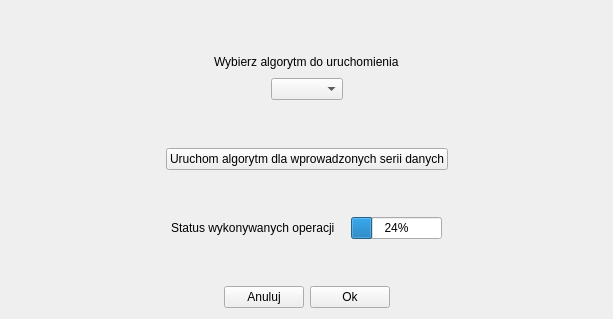
<?xml version="1.0" encoding="UTF-8"?>
<ui version="4.0">
 <class>AlgorithmForm</class>
 <widget class="QWidget" name="AlgorithmForm">
  <property name="geometry">
   <rect>
    <x>0</x>
    <y>0</y>
    <width>613</width>
    <height>319</height>
   </rect>
  </property>
  <property name="windowTitle">
   <string>Uruchamianie algorytmów dla wprowadzonych serii danych</string>
  </property>
  <layout class="QGridLayout" name="gridLayout">
   <item row="0" column="0">
    <layout class="QVBoxLayout" name="verticalLayout_2">
     <item>
      <spacer name="verticalSpacer_4">
       <property name="orientation">
        <enum>Qt::Vertical</enum>
       </property>
       <property name="sizeHint" stdset="0">
        <size>
         <width>20</width>
         <height>40</height>
        </size>
       </property>
      </spacer>
     </item>
     <item>
      <layout class="QVBoxLayout" name="verticalLayout">
       <item>
        <layout class="QHBoxLayout" name="horizontalLayout_2">
         <item>
          <spacer name="horizontalSpacer_7">
           <property name="orientation">
            <enum>Qt::Horizontal</enum>
           </property>
           <property name="sizeHint" stdset="0">
            <size>
             <width>40</width>
             <height>20</height>
            </size>
           </property>
          </spacer>
         </item>
         <item>
          <widget class="QLabel" name="label">
           <property name="text">
            <string>Wybierz algorytm do uruchomienia</string>
           </property>
          </widget>
         </item>
         <item>
          <spacer name="horizontalSpacer_8">
           <property name="orientation">
            <enum>Qt::Horizontal</enum>
           </property>
           <property name="sizeHint" stdset="0">
            <size>
             <width>40</width>
             <height>20</height>
            </size>
           </property>
          </spacer>
         </item>
        </layout>
       </item>
       <item>
        <layout class="QHBoxLayout" name="horizontalLayout_6">
         <item>
          <spacer name="horizontalSpacer_9">
           <property name="orientation">
            <enum>Qt::Horizontal</enum>
           </property>
           <property name="sizeHint" stdset="0">
            <size>
             <width>40</width>
             <height>20</height>
            </size>
           </property>
          </spacer>
         </item>
         <item>
          <widget class="QComboBox" name="comboBox">
           <property name="enabled">
            <bool>true</bool>
           </property>
          </widget>
         </item>
         <item>
          <spacer name="horizontalSpacer_10">
           <property name="orientation">
            <enum>Qt::Horizontal</enum>
           </property>
           <property name="sizeHint" stdset="0">
            <size>
             <width>40</width>
             <height>20</height>
            </size>
           </property>
          </spacer>
         </item>
        </layout>
       </item>
      </layout>
     </item>
     <item>
      <spacer name="verticalSpacer">
       <property name="orientation">
        <enum>Qt::Vertical</enum>
       </property>
       <property name="sizeHint" stdset="0">
        <size>
         <width>317</width>
         <height>26</height>
        </size>
       </property>
      </spacer>
     </item>
     <item>
      <layout class="QHBoxLayout" name="horizontalLayout_3">
       <item>
        <spacer name="horizontalSpacer_5">
         <property name="orientation">
          <enum>Qt::Horizontal</enum>
         </property>
         <property name="sizeHint" stdset="0">
          <size>
           <width>40</width>
           <height>20</height>
          </size>
         </property>
        </spacer>
       </item>
       <item>
        <widget class="QPushButton" name="AlgorithmLaunchButton">
         <property name="enabled">
          <bool>true</bool>
         </property>
         <property name="text">
          <string>Uruchom algorytm dla wprowadzonych serii danych</string>
         </property>
        </widget>
       </item>
       <item>
        <spacer name="horizontalSpacer_6">
         <property name="orientation">
          <enum>Qt::Horizontal</enum>
         </property>
         <property name="sizeHint" stdset="0">
          <size>
           <width>40</width>
           <height>20</height>
          </size>
         </property>
        </spacer>
       </item>
      </layout>
     </item>
     <item>
      <spacer name="verticalSpacer_2">
       <property name="orientation">
        <enum>Qt::Vertical</enum>
       </property>
       <property name="sizeHint" stdset="0">
        <size>
         <width>317</width>
         <height>27</height>
        </size>
       </property>
      </spacer>
     </item>
     <item>
      <layout class="QHBoxLayout" name="horizontalLayout_4">
       <item>
        <spacer name="horizontalSpacer">
         <property name="orientation">
          <enum>Qt::Horizontal</enum>
         </property>
         <property name="sizeHint" stdset="0">
          <size>
           <width>37</width>
           <height>17</height>
          </size>
         </property>
        </spacer>
       </item>
       <item>
        <layout class="QHBoxLayout" name="horizontalLayout">
         <item>
          <widget class="QLabel" name="operationStatus">
           <property name="text">
            <string>Status wykonywanych operacji   </string>
           </property>
          </widget>
         </item>
         <item>
          <widget class="QProgressBar" name="progressBar">
           <property name="value">
            <number>24</number>
           </property>
          </widget>
         </item>
        </layout>
       </item>
       <item>
        <spacer name="horizontalSpacer_2">
         <property name="orientation">
          <enum>Qt::Horizontal</enum>
         </property>
         <property name="sizeHint" stdset="0">
          <size>
           <width>37</width>
           <height>17</height>
          </size>
         </property>
        </spacer>
       </item>
      </layout>
     </item>
     <item>
      <spacer name="verticalSpacer_5">
       <property name="orientation">
        <enum>Qt::Vertical</enum>
       </property>
       <property name="sizeHint" stdset="0">
        <size>
         <width>317</width>
         <height>26</height>
        </size>
       </property>
      </spacer>
     </item>
     <item>
      <layout class="QHBoxLayout" name="horizontalLayout_5">
       <item>
        <spacer name="horizontalSpacer_4">
         <property name="orientation">
          <enum>Qt::Horizontal</enum>
         </property>
         <property name="sizeHint" stdset="0">
          <size>
           <width>40</width>
           <height>20</height>
          </size>
         </property>
        </spacer>
       </item>
       <item>
        <widget class="QPushButton" name="CancelButton">
         <property name="text">
          <string>Anuluj</string>
         </property>
        </widget>
       </item>
       <item>
        <widget class="QPushButton" name="AcceptButton">
         <property name="text">
          <string>Ok</string>
         </property>
        </widget>
       </item>
       <item>
        <spacer name="horizontalSpacer_3">
         <property name="orientation">
          <enum>Qt::Horizontal</enum>
         </property>
         <property name="sizeHint" stdset="0">
          <size>
           <width>40</width>
           <height>20</height>
          </size>
         </property>
        </spacer>
       </item>
      </layout>
     </item>
    </layout>
   </item>
  </layout>
 </widget>
 <resources/>
 <connections/>
</ui>
